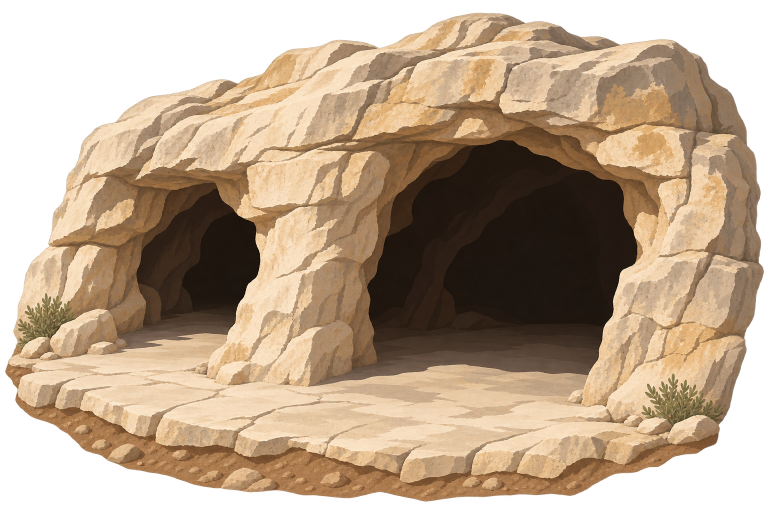
#> input picture atlas/design/entry-investigation/cave-generated.png, 1536 x 1024 px (shown at 1/2 size)
$ python trace-cave.py
#> lines starting #> are read from the running program, lines starting #| are printed output that depends on the picture; after the words box and inside, x2 and y2 are one past the last pixel; in counts of white or black regions, pixels touching at a corner belong together
"""Regenerate the native vector cave from the retained generated artwork.
Requires Pillow and vtracer. Run from any directory; no network access.
The binary alpha mask removes translucent fringes. Sixteen paint colors retain
the original lighting and rock planes. Output contains paths, no raster image.
"""
from pathlib import Path
from tempfile import TemporaryDirectory
from PIL import Image
import vtracer

root=Path(__file__).resolve().parent
destination=root.parents[1]/'public/introduction/entry-investigation/limestone-cave.svg'
with TemporaryDirectory() as temp:
    image=Image.open(root/'cave-generated.png')
#> image is the input picture: PIL image 1536x1024 RGBA; mean R, G, B, A 149.7, 123.3, 95.1, 190.2
    image.thumbnail((1200,800))
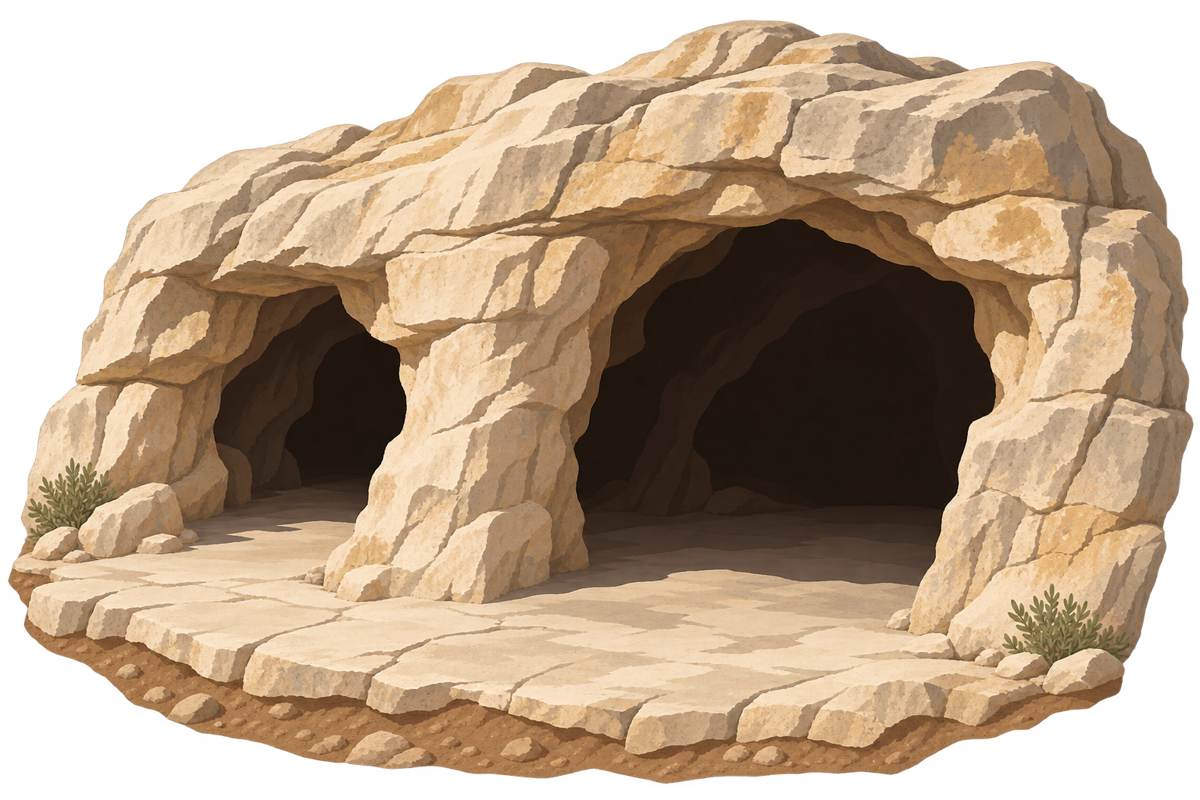
#> image: PIL image 1200x800 RGBA; mean R, G, B, A 125.7, 103.3, 80, 190.2; transparent parts drawn white
    alpha=image.getchannel('A').point(lambda a:255 if a>128 else 0)
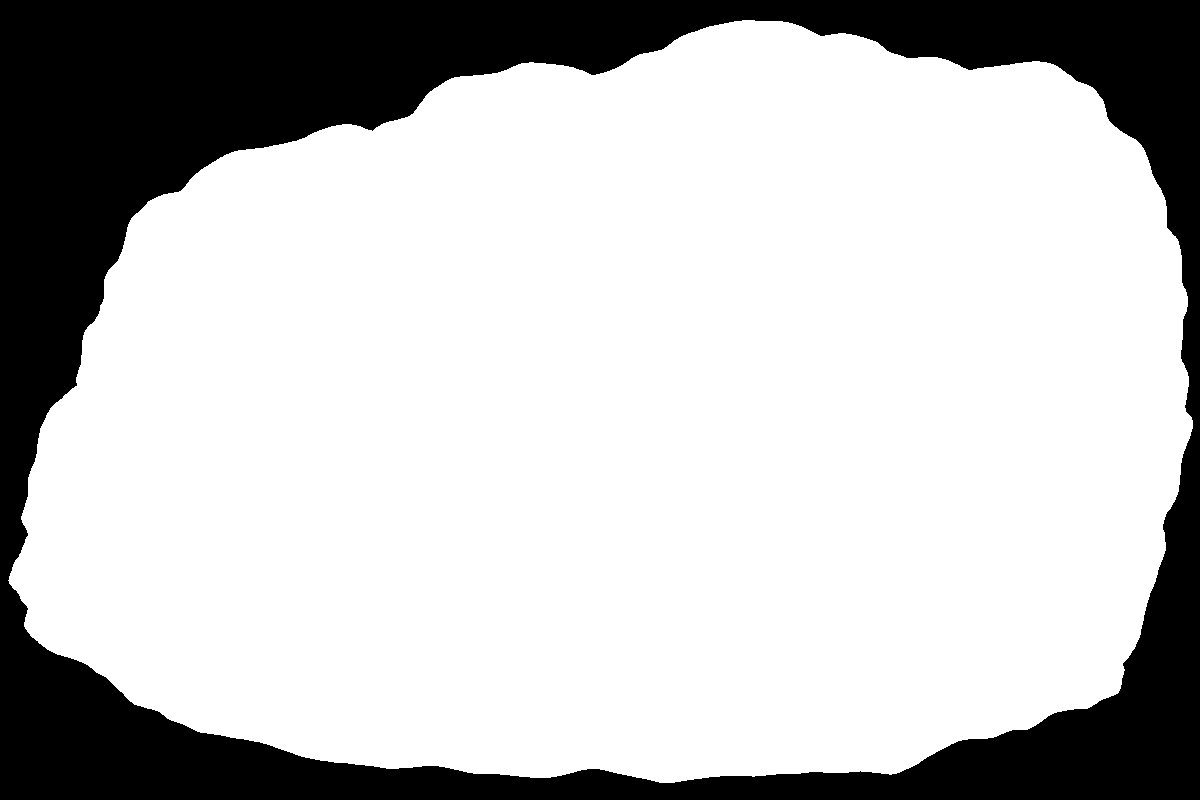
#> alpha: PIL image 1200x800 L; 75.4% white; 1 black region, box (x1, y1, x2, y2) and area: (0, 0, 1200, 800) 236129
    palette=image.convert('RGB').quantize(colors=16).convert('RGBA')
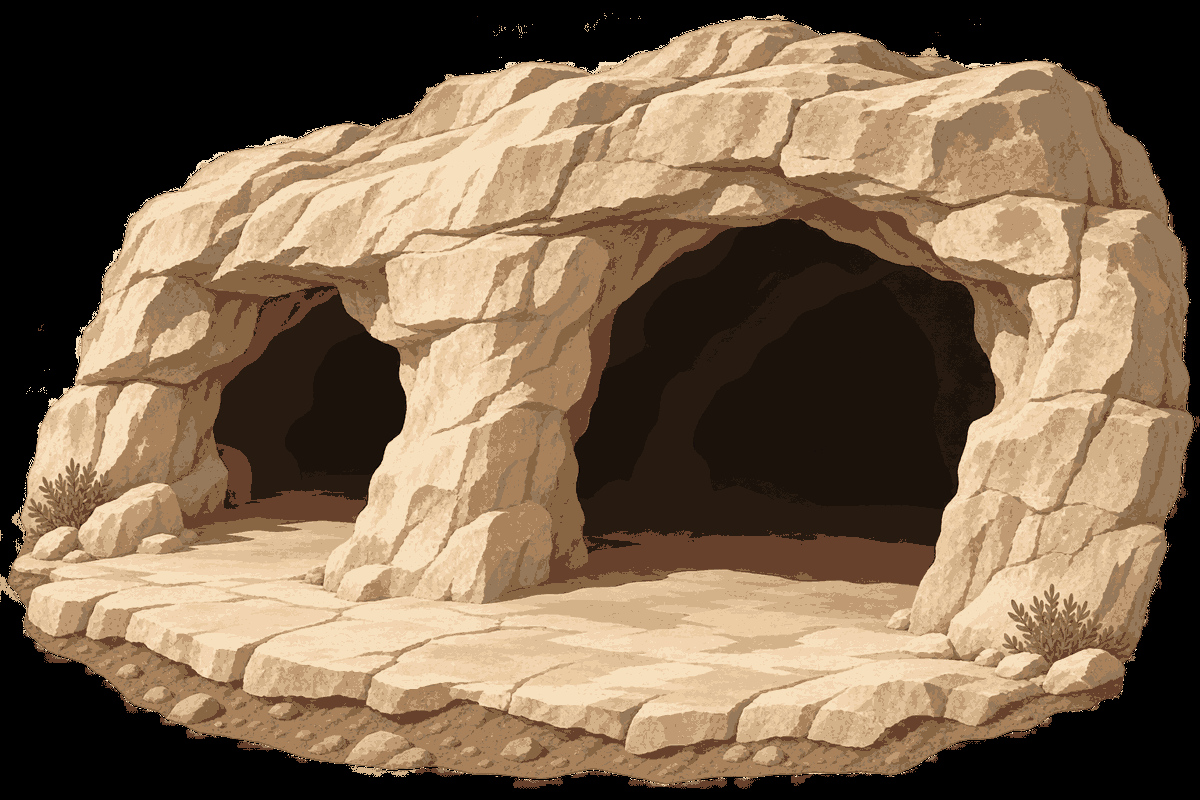
#> palette: PIL image 1200x800 RGBA; mean R, G, B, A 125.2, 103.3, 80, 255
    palette.putalpha(alpha)
    source=Path(temp)/'palette.png'
    palette.save(source)
    vtracer.convert_image_to_svg_py(str(source),str(destination),
        colormode='color',hierarchical='stacked',mode='spline',
        filter_speckle=18,color_precision=5,layer_difference=24,
        corner_threshold=70,length_threshold=5,splice_threshold=45,path_precision=2)
#> (this line was passed over: vtracer is not available in this run)
print(destination)
